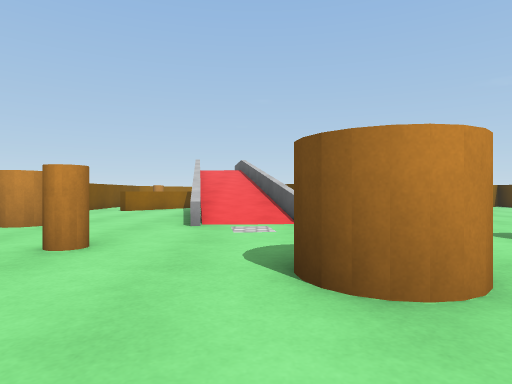
[1] (above)

24 first-person views from a walk through a 3-D level made in the Unity game engine. The camera is 0.68 m above the floor, looks level and sees 75° across. The floor is counted in squares, 1 m on a side. Each view is taken from the middle of a square. On the plan, view 1 faces up. The plan holds only what a view shows up to about 10 squares ahead; the rest is blank. Surface patterns are stand-ins for the level's own textures.

[2]
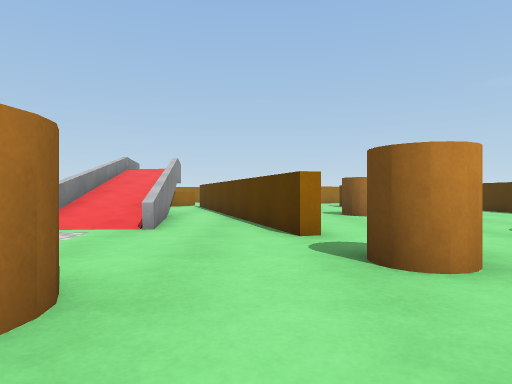

[3]
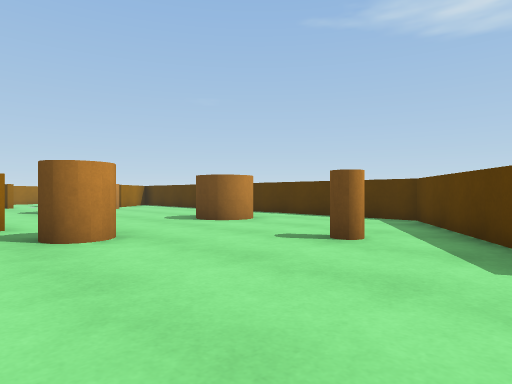

[4]
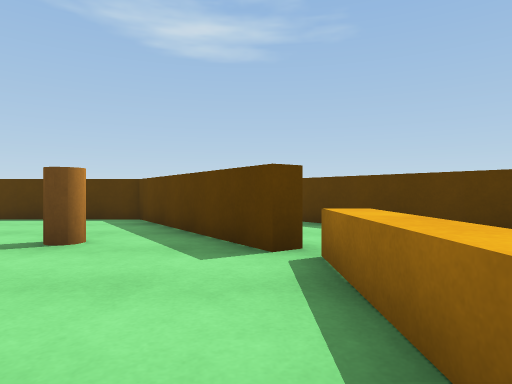

[5]
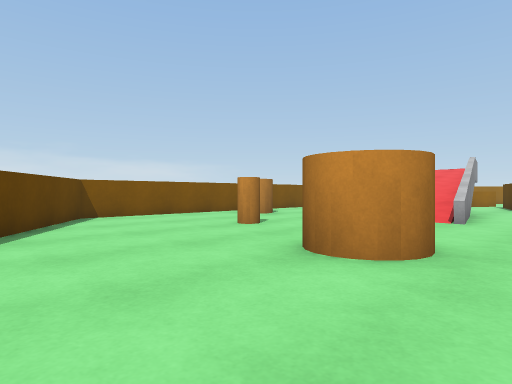

[6]
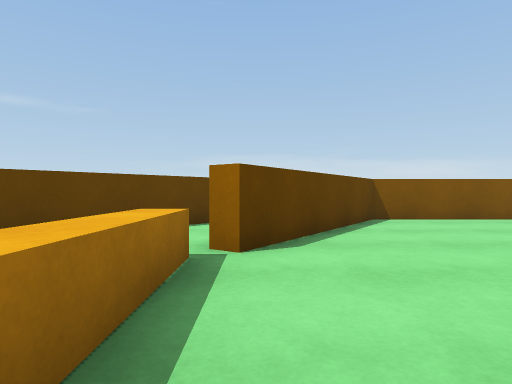

[7]
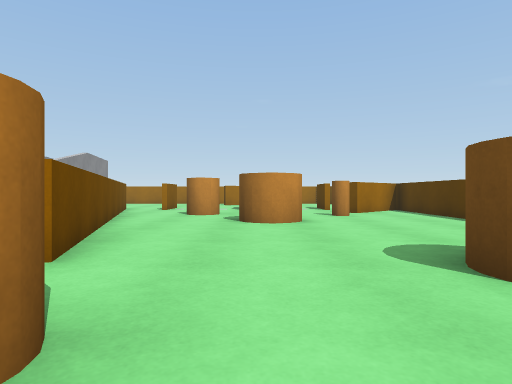

[8]
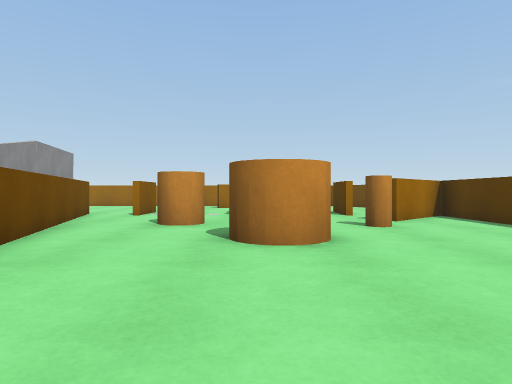

[9]
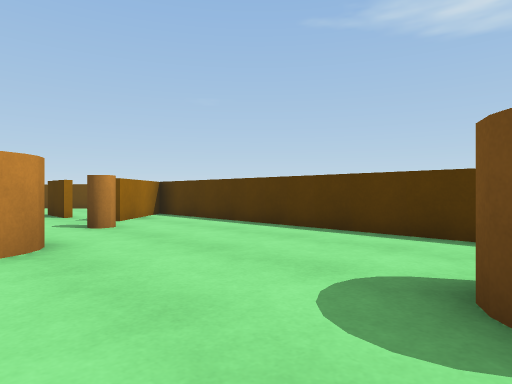

[10]
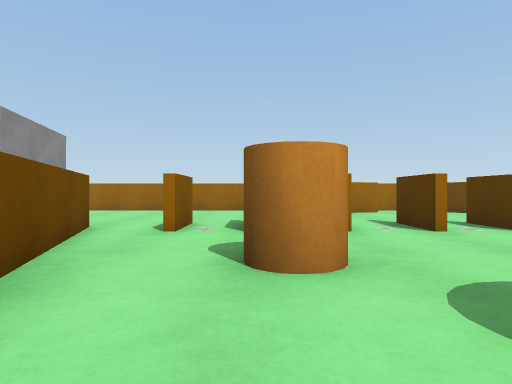

[11]
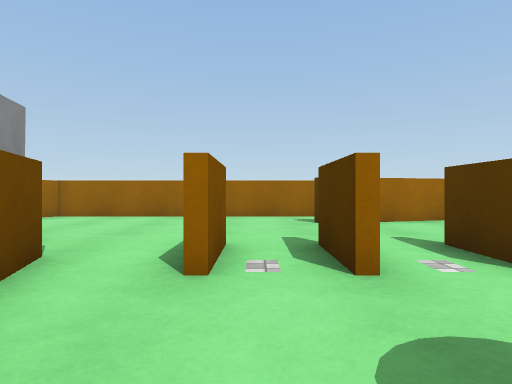

[12]
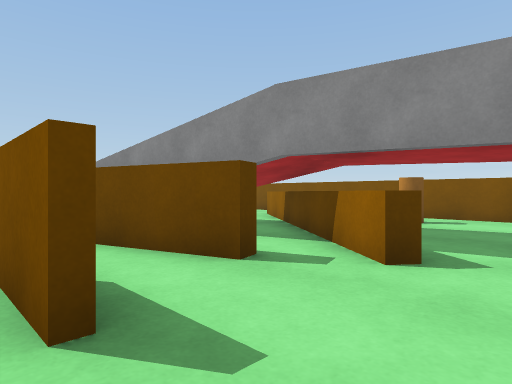

[13]
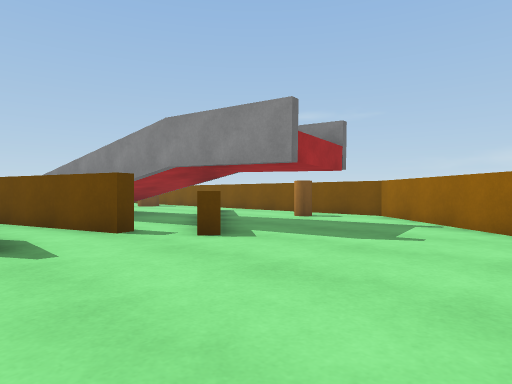

[14]
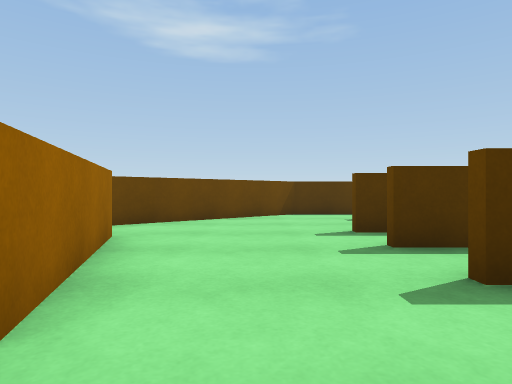

[15]
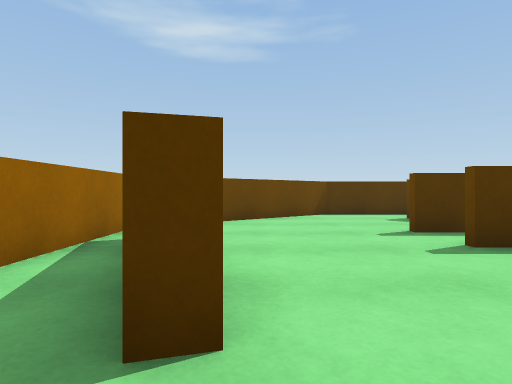

[16]
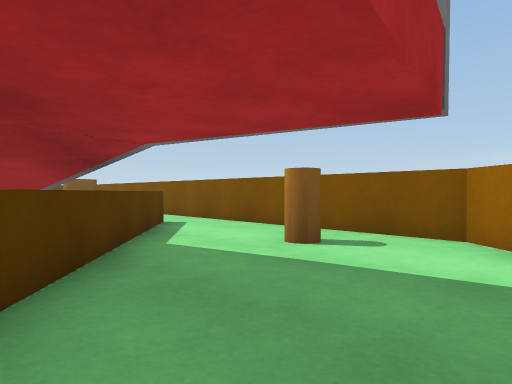

[17]
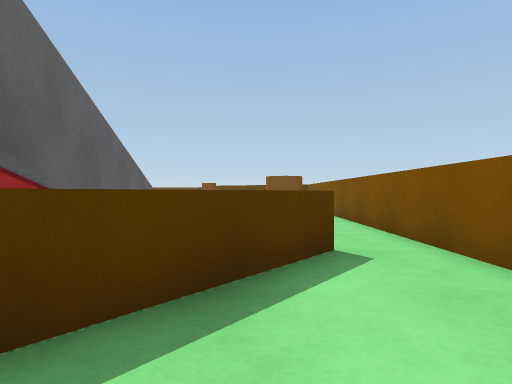

[18]
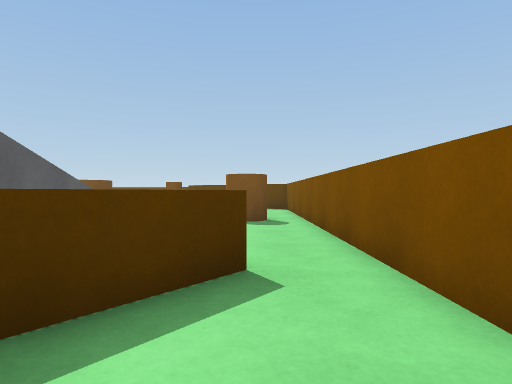

[19]
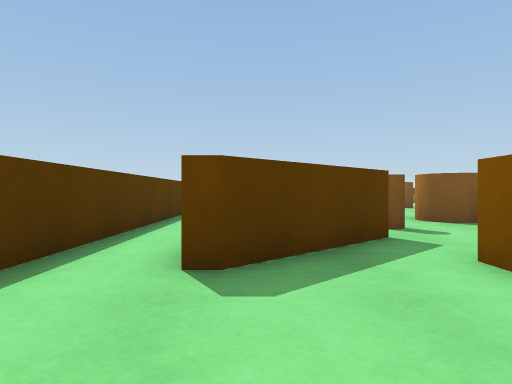

[20]
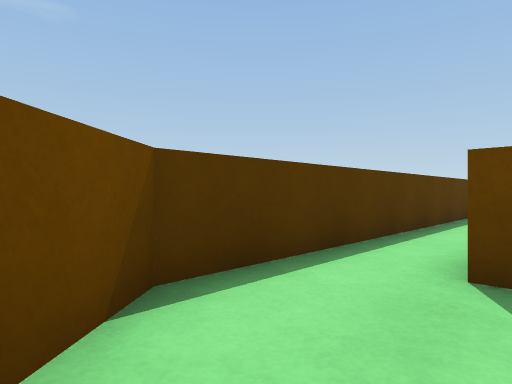

[21]
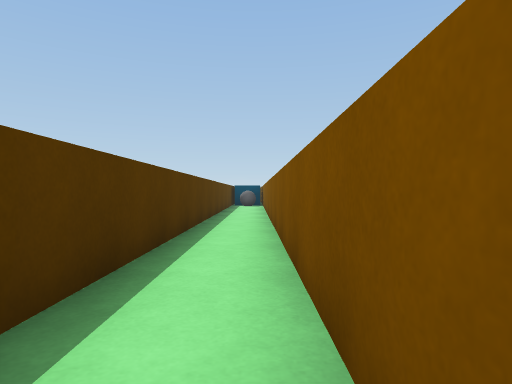

[22]
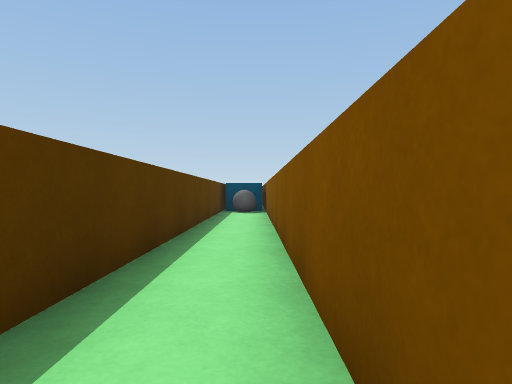

[23]
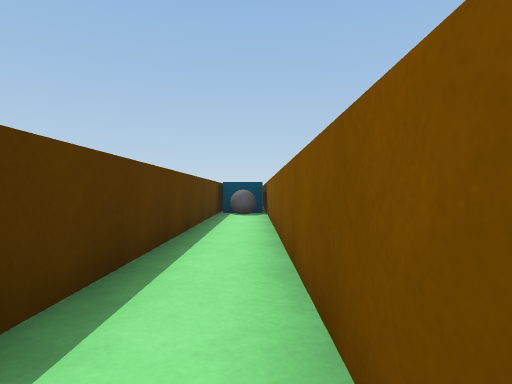

[24]
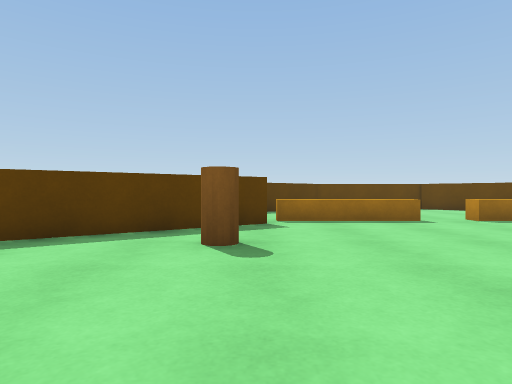

### Floor plan
Key: @ floor where view 1 was taken; # wall or solid block; . floor; / step, stairs or slope; = window, fence, low wall or low ledge; ^ raised ledge; C orange cylinder.
Columns run from 6 left of view 1 to 13 right of it. Each row starts with its distance up from view 1.
 23    ##############
 22   ##............##
 21  ##........####..##
 20  #................#
 19 ##................##
 18 #....#.............#
 17 #....#..#.##.#.#...#
 16 #C..##.##.##.#.#.#.#
 15 #..##..#........##.#
 14 #..^= =##.C.....##.#
 13 ##^.= = #.CC..C..#.#
 12 ##. = = #........#.#
 11 #.  =/=.##..CC...#.#
 10 #...=//..#..C....#.#
  9 #...=//=.#.......#.#
  8 #...#=/=.##......#.#
  7 #C...=.#..#......#.#
  6 #.............CC.#.#
  5 #..........C...C.#.#
  4 #...C.....CC.....#.#
  3 #......CC........#.#
  2 #......C.....C...#.#
  1 ###............###.#
  0   ##..@.......## ###
 -1    ##........##
 -2    ##^^^^.^^^#
 -3    #   ..
 -4    #

Positions as (right, up) in squares from view 1, and headings:
1: (0, 0), facing up
2: (3, 1), facing up
3: (3, -1), facing up-right
4: (3, -1), facing right
5: (3, -1), facing up-left
6: (2, -1), facing left
7: (6, 3), facing up
8: (6, 6), facing up
9: (6, 6), facing up-right
10: (4, 10), facing up
11: (3, 13), facing up
12: (3, 19), facing down-left
13: (3, 22), facing down-left
14: (3, 19), facing right
15: (3, 20), facing right
16: (-1, 19), facing down-left
17: (-4, 16), facing down
18: (-5, 15), facing down
19: (11, 19), facing down
20: (11, 19), facing down-right
21: (12, 15), facing down
22: (12, 10), facing down
23: (12, 9), facing down
24: (7, 6), facing down
